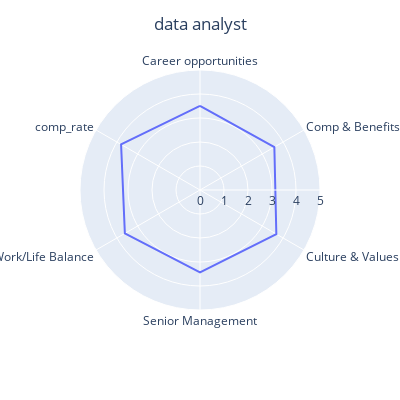

Source (notebook cell):
### Code cell
b = px.line_polar(jobs_rank_comp.loc['data analyst'], r=jobs_rank_comp.loc['data analyst'].values, theta=jobs_rank_comp.loc['data analyst'].index, line_close=True, range_r=[0,5]).update_layout(
    autosize=False,
    width=400,
    height=400, title_text='data analyst', title_x =0.5)
b

### Figure 1 — Plotly figure (JSON) as saved in the notebook; plotly's stock layout.template omitted (floating-point values rounded to 4 significant figures)
{"data": [{"hovertemplate": "r=%{r}<br>index=%{theta}<extra></extra>", "legendgroup": "", "line": {"color": "#636efa", "dash": "solid"}, "marker": {"symbol": "circle"}, "mode": "lines", "name": "", "r": [3.507, 3.578, 3.673, 3.43, 3.615, 3.797, 3.507], "showlegend": false, "subplot": "polar", "theta": ["Career opportunities", "Comp & Benefits", "Culture & Values", "Senior Management", "Work/Life Balance", "comp_rate", "Career opportunities"], "type": "scatterpolar"}], "layout": {"autosize": false, "height": 400, "legend": {"tracegroupgap": 0}, "margin": {"t": 60}, "polar": {"angularaxis": {"direction": "clockwise", "rotation": 90}, "domain": {"x": [0, 1], "y": [0, 1]}, "radialaxis": {"range": [0, 5]}}, "title": {"text": "data analyst", "x": 0.5}, "width": 400}}
